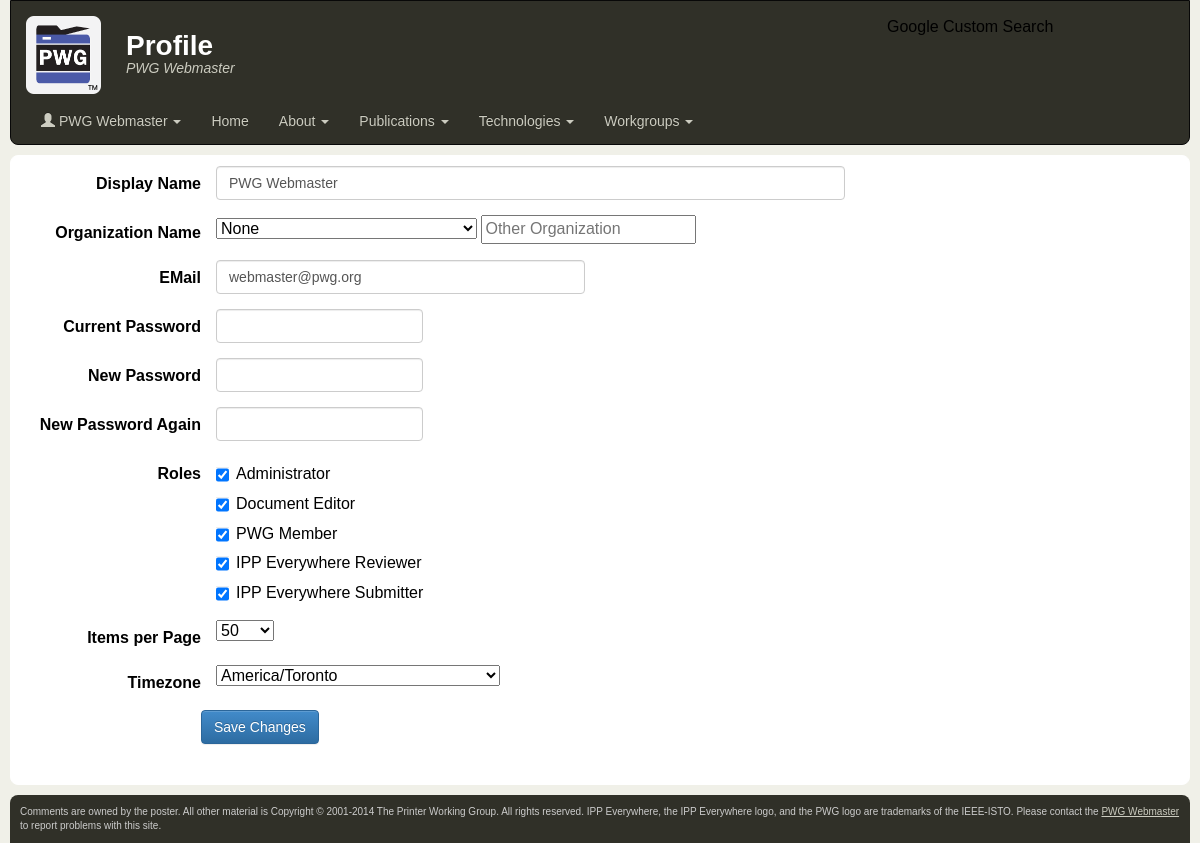
Screenshot of /account.php (signed in) with the database file from the repository.
### tables this page shows
CREATE TABLE user (
  id INTEGER PRIMARY KEY AUTO_INCREMENT, 
  status INTEGER DEFAULT 1,		 
  email VARCHAR(255) UNIQUE NOT NULL,	 
  name VARCHAR(255) NOT NULL,		 
  organization_id INTEGER NOT NULL,	 
  hash CHAR(128) NOT NULL,		 
  is_admin BOOLEAN DEFAULT FALSE,	 
  is_editor BOOLEAN DEFAULT FALSE,	 
  is_member BOOLEAN DEFAULT FALSE,	 
  is_reviewer BOOLEAN DEFAULT FALSE,	 
  is_submitter BOOLEAN DEFAULT FALSE,	 
  timezone VARCHAR(255) NOT NULL,	 
  itemsperpage INTEGER DEFAULT 10 NOT NULL,
					 
  create_date DATETIME NOT NULL,	 
  create_id INTEGER,			 
  modify_date DATETIME NOT NULL,	 
  modify_id INTEGER,			 

  INDEX(organization_id),
  INDEX(create_id),
  INDEX(modify_id)
);

### phplib/site.php (shortened to what the rows shown need)
<?php
if (array_key_exists("PHP_SELF", $_SERVER))
  $PHP_SELF = htmlspecialchars($_SERVER["PHP_SELF"], ENT_QUOTES);
else
  $PHP_SELF = "";
if (array_key_exists("PATH_INFO", $_SERVER))
{
  $html_path = dirname(dirname(substr($PHP_SELF, 0, -strlen($PATH_INFO))));
}
else
{
  $html_path = dirname(dirname($PHP_SELF));
}
include_once "auth.php";
include_once "html.php";
function
site_header($title = "",
	    $subtitle = "&nbsp;",
	    $sidebar = TRUE)
{
  global $argc, $argv, $html_path, $_GET, $LOGIN_EMAIL;
  global $LOGIN_ID, $LOGIN_IS_ADMIN, $LOGIN_IS_EDITOR, $LOGIN_IS_MEMBER, $LOGIN_IS_OFFICER, $LOGIN_IS_REVIEWER, $LOGIN_IS_SUBMITTER, $LOGIN_NAME, $PHP_SELF, $_SERVER, $SERVER_NAME;
  $title = str_replace(array("(tm)", "(r)"), array("<sup>TM</sup>", "&reg;"), htmlspecialchars($title));
  print("<!DOCTYPE html>\n"
       ."<html lang=\"en\">\n"
       ."<head>\n"
       ."<meta charset=\"utf-8\">\n"
       ."<meta name=\"viewport\" content=\"width=device-width, "
       ."initial-scale=1.0\">\n");
  if ($title != "" && $title != "Printer Working Group")
    $html_title = "$title -";
  else
    $html_title = "";
  if ($LOGIN_ID != 0)
  {
    $hname     = htmlspecialchars($LOGIN_NAME);
    $userlogin = "<li class=\"dropdown\"><a href=\"#\" class=\"dropdown-toggle\" data-toggle=\"dropdown\"><span class=\"glyphicon glyphicon-user\"></span> $hname <span class=\"caret\"></span></a>\n"
		."          <ul class=\"dropdown-menu\" role=\"menu\">\n";
    if ($LOGIN_IS_ADMIN || $LOGIN_IS_OFFICER)
      $userlogin .= "            <li><a href=\"${html_path}dynamo/articles.php\">Manage Articles</a></li>\n";
    $userlogin .= "            <li><a href=\"${html_path}dynamo/documents.php\">Manage Documents</a></li>\n";
    if ($LOGIN_IS_ADMIN)
      $userlogin .= "            <li><a href=\"${html_path}dynamo/organizations.php\">Manage Organizations</a></li>\n"
                   ."            <li><a href=\"${html_path}dynamo/accounts.php\">Manage Users</a></li>\n"
                   ."            <li><a href=\"${html_path}dynamo/workgroups.php\">Manage Workgroups</a></li>\n";
    if ($LOGIN_IS_EDITOR)
      $userlogin .= "            <li><a href=\"${html_path}dynamo/issues.php\">Review Issues</a></li>\n";
    if ($LOGIN_IS_REVIEWER)
      $userlogin .= "            <li><a href=\"${html_path}dynamo/evereview.php\">Review Self-Certifications</a></li>\n";
    if ($LOGIN_IS_SUBMITTER)
      $userlogin .= "            <li><a href=\"${html_path}dynamo/evesubmit.php\">Submit Self-Certification</a></li>\n";
    if ($LOGIN_IS_ADMIN || $LOGIN_IS_EDITOR || $LOGIN_IS_SUBMITTER || $LOGIN_IS_REVIEWER)
      $userlogin .= "            <li class=\"divider\"></li>\n";
    $userlogin .= "            <li><a href=\"${html_path}dynamo/account.php\">Profile</a></li>\n"
		 ."            <li><a href=\"${html_path}dynamo/logout.php\">Logout</a></li>\n"
		 ."          </ul>\n"
		 ."        </li>";
  }
  print("<title>$html_title Printer Working Group</title>\n"
       ."<link rel=\"stylesheet\" href=\"//www.google.com/cse/style/look/default.css\" type=\"text/css\">\n"
       ."<link rel=\"stylesheet\" href=\"${html_path}dynamo/resources/bootstrap-3.2.0.min.css\">\n"
       ."<link rel=\"stylesheet\" href=\"${html_path}dynamo/resources/bootstrap-theme-3.2.0.min.css\">\n"
       ."<link rel=\"stylesheet\" type=\"text/css\" href=\"${html_path}dynamo/resources/pwg.css\">\n"
       ."<link rel=\"alternate\" title=\"Printer Working Group RSS\" "
       ."type=\"application/rss+xml\" href=\"${html_path}rss/index.rss\">\n"
       ."<link rel=\"shortcut icon\" href=\"${html_path}dynamo/resources/pwg.png\" "
       ."type=\"image/png\">\n"
       ."</head>\n");
  if ($sidebar)
    print("<body data-spy=\"scroll\" data-target=\"#pwg-toc\">\n");
  else
    print("<body>\n");
  print("<nav class=\"navbar navbar-inverse pwg-navbar\" role=\"navigation\">\n"
       ."  <div class=\"container-fluid\">\n"
       ."    <div class=\"navbar-header\">\n"
       ."      <button type=\"button\" class=\"navbar-toggle\" data-toggle=\"collapse\" data-target=\"#pwg-nav-collapsible\"><span class=\"sr-only\">Toggle navigation</span><span class=\"icon-bar\"></span><span class=\"icon-bar\"></span><span class=\"icon-bar\"></span></button>\n"
       ."      <a class=\"navbar-brand\" href=\"{$html_path}\"><img src=\"${html_path}dynamo/resources/pwg.png\" alt=\"PWG Logo\" "
       ."height=\"78\" width=\"75\"></a>\n"
       ."    </div>\n");
  print("    <div class=\"pwg-navbar-title\">$title<br><p>$subtitle</p></div>\n"
       ."    <div class=\"collapse navbar-collapse\" id=\"pwg-nav-collapsible\">\n"
       ."      <ul class=\"nav navbar-nav\">\n"
       ."        $userlogin\n"
       ."        <li><a href=\"${html_path}index.html\">Home</a></li>\n"
       ."        <li class=\"dropdown\"><a href=\"#\" class=\"dropdown-toggle\" data-toggle=\"dropdown\">About <span class=\"caret\"></span></a>\n"
       ."          <ul class=\"dropdown-menu\" role=\"menu\">\n"
       ."            <li><a href=\"${html_path}about.html\">About the PWG</a></li>\n"
       ."            <li><a href=\"${html_path}pwg-logos/members.html#JOINING\">Joining</a></li>\n"
       ."            <li><a href=\"${html_path}pwg-logos/members.html\">Members</a></li>\n"
       ."            <li><a href=\"${html_path}chair/index.html\">Officers</a></li>\n"
       ."            <li class=\"divider\"></li>\n"
       ."            <li><a href=\"${html_path}bofs.html\">BOF Sessions</a></li>\n"
       ."            <li><a href=\"http://www.google.com/calendar/embed?src=istopwg%40gmail.com\">Calendar</a></li>\n"
       ."            <li><a href=\"${html_path}chair/meeting-info/meetings.html\">Meetings</a></li>\n"
       ."            <li><a href=\"${html_path}chair/participating.html\">Participating</a></li>\n"
       ."          </ul>\n"
       ."        </li>\n"
       ."        <li class=\"dropdown\"><a href=\"#\" class=\"dropdown-toggle\" data-toggle=\"dropdown\">Publications <span class=\"caret\"></span></a>\n"
       ."          <ul class=\"dropdown-menu\" role=\"menu\">\n"
       ."            <li><a href=\"${html_path}informational.html\">Informational</a></li>\n"
       ."            <li><a href=\"${html_path}namespaces.html\">Namespaces</a></li>\n"
       ."            <li><a href=\"${html_path}standards.html\">Standards</a></li>\n"
       ."          </ul>\n"
       ."        </li>\n"
       ."        <li class=\"dropdown\"><a href=\"#\" class=\"dropdown-toggle\" data-toggle=\"dropdown\">Technologies <span class=\"caret\"></span></a>\n"
       ."          <ul class=\"dropdown-menu\" role=\"menu\">\n"
       ."            <li><a href=\"${html_path}ipp/everywhere.html\">IPP Everywhere<sup>TM</sup></a></li>\n"
       ."          </ul>\n"
       ."        </li>\n"
       ."        <li class=\"dropdown\"><a href=\"#\" class=\"dropdown-toggle\" data-toggle=\"dropdown\">Workgroups <span class=\"caret\"></span></a>\n"
       ."          <ul class=\"dropdown-menu\" role=\"menu\">\n"
       ."            <li><a href=\"${html_path}cloud/\">Cloud Imaging Model</a></li>\n"
       ."            <li><a href=\"${html_path}ids/\">Imaging Device Security</a></li>\n"
       ."            <li><a href=\"${html_path}ipp/\">Internet Printing Protocol</a></li>\n"
       ."            <li><a href=\"${html_path}sm/\">Semantic Model</a></li>\n"
       ."          </ul>\n"
       ."        </li>\n"
       ."      </ul>\n"
       ."    </div>\n"
       ."  </div>\n"
       ."</nav>\n"
       ."<div id=\"pwg-body\">\n");
  print("  <div id=\"pwg-content\">\n");
}
function
site_footer($javascript = "")
{
  global $html_is_phone, $html_path, $SITE_EMAIL;
  $year = date("Y");
  print("  </div>\n"
       ."</div>\n"
       ."<div id=\"pwg-footer\">\n"
       ."  <div id=\"pwg-footer-body\">Comments are owned by the poster. All other "
       ."material is Copyright &copy; 2001-$year The Printer Working Group. "
       ."All rights reserved. IPP Everywhere, the IPP Everywhere logo, and the "
       ."PWG logo are trademarks of the IEEE-ISTO. Please contact the "
       ."<a href=\"mailto:$SITE_EMAIL\">PWG Webmaster</a> to report problems "
       ."with this site.</div>\n"
       ."</div>\n"
       ."<script src=\"${html_path}dynamo/resources/jquery-1.11.1.min.js\"></script>\n"
       ."<script src=\"${html_path}dynamo/resources/bootstrap-3.2.0.min.js\"></script>\n");
  print("</body>\n"
       ."</html>\n");
}
?>

### phplib/html.php (shortened to what the rows shown need)
<?php
if (array_key_exists("HTTP_USER_AGENT", $_SERVER))
{
  if (preg_match("/(iPhone;|iPhone Simulator;)/", $_SERVER["HTTP_USER_AGENT"]))
  {
    $html_input_width    = 20;
    $html_is_phone       = TRUE;
    $html_is_tablet      = FALSE;
    $html_search_width   = 30;
    $html_textarea_width = 40;
  }
  else
  {
    $html_input_width    = 72;
    $html_is_phone       = FALSE;
    $html_textarea_width = 80;
  }
}
function
html_abbreviate($text,
                $maxlen = 32)
{
  $newtext   = "";
  $textlen   = strlen($text);
  for ($i = 0, $len = 0; $i < $textlen && $len < $maxlen; $i ++)
    switch ($text[$i])
    {
      default :
	  $newtext .= $text[$i];
	  $len ++;
	  break;
    }
  if ($i < $textlen)
    return ($newtext . "&hellip;");
  else
    return ($newtext);
}
function
html_form_end($buttons = FALSE)
{
  print("</form></div>\n");
}
function
html_form_field_end()
{
  print("</div></div>\n");
}
function
html_form_field_start($name,
                      $label,
                      $valid = TRUE,
                      $desktop = FALSE)
{
  $hclass = "form-group";
  $name  = htmlspecialchars($name, ENT_QUOTES);
  $label = htmlspecialchars($label);
  print("<div class=\"$hclass\">"
       ."<label for=\"$name\" class=\"control-label col-sm-2\">$label</label>"
       ."<div class=\"col-sm-10\">");
}
function
html_form_start($action,
                $inline = FALSE,
                $attachments = FALSE,
                $center = FALSE)
{
  $html_inline_form = $inline;
  $action = htmlspecialchars($action, ENT_QUOTES);
  if ($inline)
  {
    $hclass = "form-inline";
    if ($center)
      print("<div style=\"display: block-inline; text-align: center;\">\n");
    else
      print("<div style=\"display: block-inline;\">\n");
  }
  else
  {
    $hclass = "form-horizontal";
    print("<div class=\"container\">\n");
  }
  if ($attachments)
    print("<form action=\"$action\" method=\"POST\" class=\"$hclass\" "
         ."enctype=\"multipart/form-data\" role=\"form\">"
	 ."<input type=\"hidden\" name=\"MAX_FILE_SIZE\" value=\"33554432\">");
  else
    print("<form action=\"$action\" method=\"POST\" class=\"$hclass\" role=\"form\">");
}
function
html_form_email($name,
                $placeholder,
                $value = "",
                $help = "")
{
  global $html_input_width;
  if ($html_input_width > 40)
    $email_width = 40;
  else
    $email_width = $html_input_width;
  if ($name[0] == "+")
  {
    $required = " required";
    $name     = substr($name, 1);
  }
  else
    $required = "";
  $name        = htmlspecialchars($name, ENT_QUOTES);
  $placeholder = htmlspecialchars($placeholder, ENT_QUOTES);
  $value       = htmlspecialchars($value, ENT_QUOTES);
  print("<input class=\"form-control\" type=\"email\" name=\"$name\" size=\"$email_width\" "
       ."placeholder=\"$placeholder\" maxlength=\"255\"$required "
       ."value=\"$value\">");
}
function
html_form_select($name,
                 $items,
                 $placeholder = "",
                 $value = "",
		 $help = "",
		 $type = "assoc")
{
  global $LOGIN_LEVEL, $html_inline_form, $html_is_phone;
  if ($html_inline_form || $html_is_phone)
    $maxlabel = 24;
  else
    $maxlabel = 72;
  if ($name[0] == "+")
  {
    $required = " required";
    $name     = substr($name, 1);
  }
  else
    $required = "";
  $name        = htmlspecialchars($name, ENT_QUOTES);
  print("<select name=\"$name\"$required>");
  $index = (int)$type;
  foreach ($items as $key => $label)
  {
    $label = "$label";
    if ($type == "value")
      $key = $label;
    else if ($type != "assoc")
      $key = $index;
    $hkey  = htmlspecialchars($key, ENT_QUOTES);
    $label = html_abbreviate($label, $maxlabel);
    if ("$key" == "$value")
      print("<option value=\"$hkey\" selected>$label</option>");
    else
      print("<option value=\"$hkey\">$label</option>");
    $index ++;
  }
  print("</select>");
}
function
html_form_text($name,
               $placeholder,
               $value = "",
               $help = "",
               $rows = 1,
               $addon = "",
               $width = 999)
{
  global $html_input_width, $html_textarea_width;
  if ($rows > 1)
  {
    if ($width > $html_textarea_width)
      $width = $html_textarea_width;
  }
  else if ($width > $html_input_width)
    $width = $html_input_width;
  if ($name[0] == "+")
  {
    $required = " required";
    $name     = substr($name, 1);
  }
  else
    $required = "";
  $name        = htmlspecialchars($name, ENT_QUOTES);
  $placeholder = htmlspecialchars($placeholder, ENT_QUOTES);
  $value       = htmlspecialchars($value, ENT_QUOTES);
  if ($rows <= 1)
    print("<input class=\"form-control\" type=\"text\" name=\"$name\" size=\"$width\" "
         ."placeholder=\"$placeholder\" maxlength=\"255\"$required "
         ."value=\"$value\">");
  else
    print("<textarea class=\"form-control\" name=\"$name\" cols=\"$width\" rows=\"$rows\" "
         ."wrap=\"virtual\" placeholder=\"$placeholder\""
         ."$required>$value</textarea>");
}
?>

### phplib/db-user.php (shortened to what the rows shown need)
<?php
include_once "db-organization.php";
include_once "site.php";
class user
{
  var $id;
  var $email, $email_valid;
  var $name, $name_valid;
  var $timezone, $timezone_valid;
  var $itemsperpage, $itemsperpage_valid;
  function
  user($id = 0)
  {
    if ($id> 0)
      $this->load($id);
    else
      $this->clear();
  }
  function
  clear()
  {
    global $SITE_TIMEZONE;
    $this->id              = 0;
    $this->email           = "";
    $this->name            = "";
    $this->timezone        = $SITE_TIMEZONE;
    $this->itemsperpage    = 10;
  }
  function
  form($options = "")
  {
    global $LOGIN_ID, $LOGIN_IS_ADMIN, $LOGIN_NAME, $PHP_SELF;
    if ($this->id <= 0)
      $action = "Create User";
    else
      $action = "Save Changes";
    html_form_start("$PHP_SELF?U$this->id$options");
    html_form_field_start("name", "Display Name", $this->name_valid);
    html_form_text("name", "John Doe", $this->name);
    html_form_field_end();
    html_form_email("email", "name@example.com", $this->email);
    html_form_select("itemsperpage", array(10, 20, 50, 100, 1000), "", $this->itemsperpage, "", "value");
    print("<select name=\"timezone\">");
    $all       = timezone_identifiers_list();
    $continent = "";
    foreach ($all as $zone)
    {
      $temp = explode("/", $zone);
      if ($temp[0] != $continent)
      {
        if ($continent != "")
          print("</optgroup>");
        if ($temp[0] == "UTC")
        {
          $continent = "";
        }
        else
        {
	  $continent = htmlspecialchars($temp[0], ENT_QUOTES);
	  print("<optgroup label=\"$continent\">");
	}
      }
      $value = htmlspecialchars($zone, ENT_QUOTES);
      $label = htmlspecialchars(str_replace("_", " ", $zone), ENT_QUOTES);
      if ($zone == $this->timezone)
        print("<option value=\"$value\" selected>$label</option>");
      else
        print("<option value=\"$value\">$label</option>");
    }
    print("</select>");
    html_form_end(array("SUBMIT" => "+$action"));
  }
  function
  load($id)
  {
    $result = db_query("SELECT * FROM user WHERE id = $id");
    $row = db_next($result);
    $this->id              = $row["id"];
    $this->email           = $row["email"];
    $this->name            = $row["name"];
    $this->timezone        = $row["timezone"];
    $this->itemsperpage    = $row["itemsperpage"];
    return ($this->validate());
  }
  function
  validate()
  {
    $valid = TRUE;
    if ($this->name == "")
    {
      $this->name_valid = FALSE;
      $valid = FALSE;
    }
    else
      $this->name_valid = TRUE;
    return ($valid);
  }
}
?>

### rows the page displays
user: name "PWG Webmaster", email "webmaster@pwg.org", itemsperpage "50", timezone "America/Toronto"

### other values shown
$title "Profile"
$label "Display Name Organization Name EMail Current Password New Password New Password Again Roles Items per Page Timezone"
$label "Administrator Document Editor PWG Member IPP Everywhere Reviewer IPP Everywhere Submitter"
$label "Save Changes"
form field organization_id "None"
